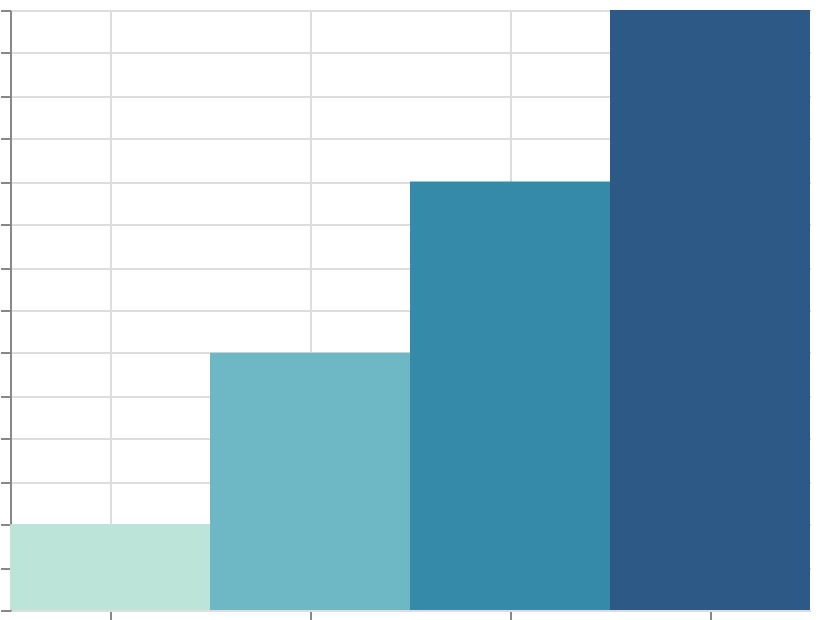

Express this chart as Vega-Lite.
### Vega specification from a JSON file in a GitHub repository (floating-point values rounded to 4 significant figures)
{"$schema": "https://vega.github.io/schema/vega/v6.json", "width": 400, "height": 300, "padding": 5, "autosize": "none", "data": [{"name": "table", "values": [{"cat": "A", "val": 10}, {"cat": "B", "val": 30}, {"cat": "C", "val": 50}, {"cat": "D", "val": 70}]}], "scales": [{"name": "x", "type": "band", "domain": {"data": "table", "field": "cat", "sort": true}, "range": "width"}, {"name": "y", "type": "linear", "domain": {"data": "table", "field": "val"}, "range": [{"signal": "height"}, 0], "zero": true, "nice": true}, {"name": "color", "type": "linear", "domain": {"data": "table", "field": "val"}, "range": {"scheme": "tealblues"}}], "marks": [{"type": "rect", "from": {"data": "table"}, "encode": {"update": {"x": {"scale": "x", "field": "cat"}, "width": {"scale": "x", "band": 1}, "y": {"scale": "y", "field": "val"}, "y2": {"scale": "y", "value": 0}, "fill": {"scale": "color", "field": "val"}}}}], "axes": [{"scale": "x", "orient": "bottom", "grid": true, "labels": false}, {"scale": "y", "orient": "left", "grid": true, "labels": false}], "legends": [{"fill": "color"}]}
